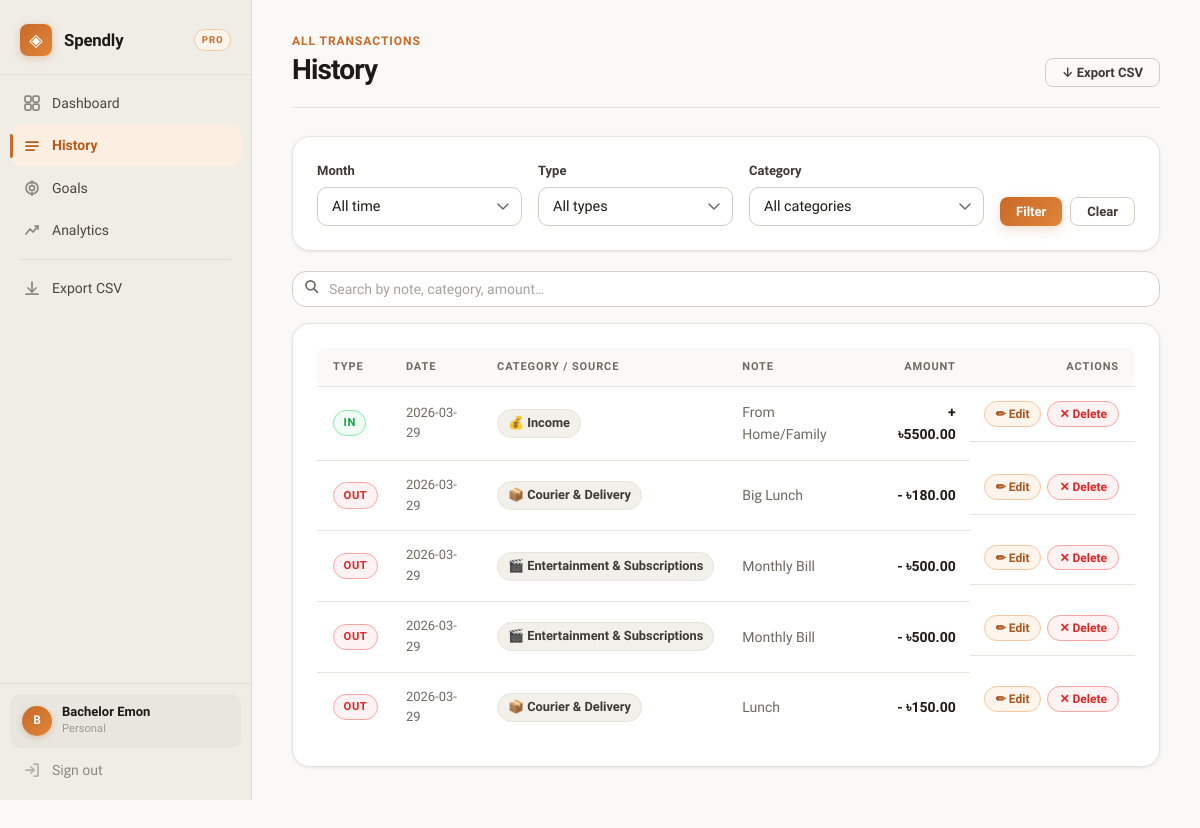
Screenshot of /history (signed in) with the database file from the repository.
### tables this page shows
CREATE TABLE incomes (
            id INTEGER PRIMARY KEY AUTOINCREMENT,
            user_id INTEGER NOT NULL,
            amount REAL NOT NULL,
            description TEXT,
            date TIMESTAMP DEFAULT CURRENT_TIMESTAMP,
            FOREIGN KEY (user_id) REFERENCES users (id) ON DELETE CASCADE
        );

CREATE TABLE expenses (
            id INTEGER PRIMARY KEY AUTOINCREMENT,
            user_id INTEGER NOT NULL,
            category_id INTEGER NOT NULL,
            amount REAL NOT NULL,
            description TEXT,
            date TIMESTAMP DEFAULT CURRENT_TIMESTAMP,
            FOREIGN KEY (user_id) REFERENCES users (id) ON DELETE CASCADE,
            FOREIGN KEY (category_id) REFERENCES categories (id)
        );

CREATE TABLE categories (
            id INTEGER PRIMARY KEY AUTOINCREMENT,
            name TEXT UNIQUE NOT NULL,
            icon TEXT DEFAULT '💸'
        );

### app/routes/transactions.py (the view)
@transactions_bp.route("/history")
def history():
    if "user_id" not in session:
        return redirect(url_for("auth.login"))
    uid = session["user_id"]
    conn = get_db()
    filter_month = request.args.get("month", "")
    filter_cat = request.args.get("category_id", "")
    filter_type = request.args.get("type", "")
    expenses = []
    if not filter_type or filter_type == "expense":
        query = "SELECT e.id, e.date, c.name as category_name, c.icon as category_icon, e.amount, e.description, 'expense' as txn_type, e.category_id FROM expenses e JOIN categories c ON e.category_id = c.id WHERE e.user_id = ?"
        params = [uid]
        if filter_month:
            query += " AND strftime('%Y-%m', e.date) = ?"
            params.append(filter_month)
        if filter_cat:
            query += " AND e.category_id = ?"
            params.append(filter_cat)
        expenses_raw = conn.execute(query, params).fetchall()
        expenses = [dict(r) for r in expenses_raw]
    incomes = []
    if not filter_type or filter_type == "income":
        if not filter_cat:  # incomes don't have category_id
            query = "SELECT id, date, 'Income' as category_name, '💰' as category_icon, amount, description, 'income' as txn_type, NULL as category_id FROM incomes WHERE user_id = ?"
            params = [uid]
            if filter_month:
                query += " AND strftime('%Y-%m', date) = ?"
                params.append(filter_month)
            incomes_raw = conn.execute(query, params).fetchall()
            incomes = [dict(r) for r in incomes_raw]
    all_txns = sorted(expenses + incomes, key=lambda x: x["date"], reverse=True)
    categories = conn.execute("SELECT * FROM categories ORDER BY name").fetchall()
    income_months = conn.execute("SELECT DISTINCT strftime('%Y-%m', date) as m FROM incomes WHERE user_id=?", (uid,)).fetchall()
    expense_months = conn.execute("SELECT DISTINCT strftime('%Y-%m', date) as m FROM expenses WHERE user_id=?", (uid,)).fetchall()
    all_months = sorted(set(r["m"] for r in income_months) | set(r["m"] for r in expense_months), reverse=True)
    from flask import render_template
    return render_template("history.html", transactions=all_txns, categories=categories,
                           filter_month=filter_month, filter_cat=filter_cat, filter_type=filter_type,
                           all_months=all_months)

### app/database/connection.py (called while the page is built)
def get_db():
    if 'db' not in g:
        is_postgres = current_app.config.get('IS_POSTGRES', False)
        if is_postgres:
            if not HAS_PSYCHOG2:
                raise ImportError("PostgreSQL is requested but psycopg2 is not installed.")
            conn = psycopg2.connect(current_app.config['DATABASE_URI'])
            g.db = DBConnection(conn, is_postgres=True)
        else:
            conn = sqlite3.connect(current_app.config['DATABASE_SQLITE'])
            conn.row_factory = sqlite3.Row
            g.db = DBConnection(conn, is_postgres=False)
    return g.db

    def execute(self, query, params=None):
        if self.is_postgres:
            query = query.replace('?', '%s')
            query = re.sub(r"strftime\s*\(\s*['\"]%Y-%m['\"]\s*,\s*(.*?)\)", r"TO_CHAR(\1, 'YYYY-MM')", query)
            query = re.sub(r"strftime\s*\(\s*['\"]%w['\"]\s*,\s*(.*?)\)", r"(EXTRACT(DOW FROM \1)::int)", query)
            query = re.sub(r"strftime\s*\(\s*['\"]%Y-%m-%d['\"]\s*,\s*(.*?)\)", r"(\1)::date::text", query)
            cursor = self.connection.cursor(cursor_factory=RealDictCursor)
        else:
            cursor = self.connection.cursor()
        if params:
            cursor.execute(query, params)
        else:
            cursor.execute(query)
        return cursor

    def close(self):
        self.connection.close()

### app/templates/history.html (shortened to what this page needs)
{% extends "base.html" %}
{% block content %}
<div class="page-header">
  <div class="page-header-left">
    <p class="page-eyebrow">All transactions</p>
    <h1 class="page-title">History</h1>
  </div>
  <div class="page-header-right">
    <a href="{{ url_for('export.export_transactions') }}" class="btn btn-ghost btn-sm">↓ Export CSV</a>
  </div>
</div>
<div class="card card-pad" style="margin-bottom:1.25rem">
  <form method="GET" action="{{ url_for('transactions.history') }}"
        style="display:flex;gap:1rem;align-items:flex-end;flex-wrap:wrap">
    <div class="form-group" style="flex:1 1 150px;margin-bottom:0">
      <label>Month</label>
      <select name="month" class="form-input">
        <option value="">All time</option>
      </select>
    </div>
    <div class="form-group" style="flex:1 1 140px;margin-bottom:0">
      <label>Type</label>
      <select name="type" class="form-input">
        <option value="">All types</option>
      </select>
    </div>
    <div class="form-group" style="flex:1 1 180px;margin-bottom:0">
      <label>Category</label>
      <select name="category_id" class="form-input">
        <option value="">All categories</option>
      </select>
    </div>
    <div style="display:flex;gap:0.5rem;flex-shrink:0;padding-bottom:0.05rem">
      <button type="submit" class="btn btn-primary btn-sm">Filter</button>
      <a href="{{ url_for('transactions.history') }}" class="btn btn-ghost btn-sm">Clear</a>
    </div>
  </form>
</div>
<div class="search-bar-wrap" style="margin-bottom:1rem">
  <span class="search-icon">
  </span>
  <input type="text" id="txnSearch" class="search-bar" placeholder="Search by note, category, amount…" autocomplete="off">
</div>
<div class="table-card">
  <div class="table-responsive">
    <table class="dash-table">
      <thead>
        <tr>
          <th>Type</th>
          <th>Date</th>
          <th>Category / Source</th>
          <th>Note</th>
          <th class="text-right">Amount</th>
          <th class="text-right">Actions</th>
        </tr>
      </thead>
      <tbody>
        {% for txn in transactions %}
        <tr>
          <td>
            {% if txn.txn_type == 'expense' %}
            <span class="tag tag-out">Out</span>
            {% else %}
            <span class="tag tag-in">In</span>
            {% endif %}
          </td>
          <td style="color:var(--ink-3);font-size:0.8125rem">{{ txn.date|format_date }}</td>
          <td><span class="cat-pill">{{ txn.category_icon }} {{ txn.category_name }}</span></td>
          <td style="color:var(--ink-3)">{{ txn.description or '—' }}</td>
          <td class="text-right {% if txn.txn_type == 'expense' %}amount-out{% else %}amount-in{% endif %}">
            {% if txn.txn_type == 'expense' %}-{% else %}+{% endif %} ৳{{ "%.2f"|format(txn.amount) }}
          </td>
          <td class="text-right actions-cell">
            {% if txn.txn_type == 'expense' %}
            <button class="action-btn edit-btn"
              onclick="openExpenseModal({{ txn.id }}, '{{ txn.date|format_date }}', {{ txn.category_id or 0 }}, {{ txn.amount }}, {{ txn.description|tojson|forceescape }})">✏ Edit</button>
            <button class="action-btn delete-btn"
              data-url="{{ url_for('transactions.delete_expense', id=txn.id) }}"
              data-msg="Delete ৳{{ '%.2f'|format(txn.amount) }} ({{ txn.category_name }}) expense?"
              onclick="openDeleteModal(this)">✕ Delete</button>
            {% else %}
            <button class="action-btn edit-btn"
              onclick="openIncomeModal({{ txn.id }}, '{{ txn.date|format_date }}', {{ txn.amount }}, {{ txn.description|tojson|forceescape }})">✏ Edit</button>
            <button class="action-btn delete-btn"
              data-url="{{ url_for('transactions.delete_income', id=txn.id) }}"
              data-msg="Delete ৳{{ '%.2f'|format(txn.amount) }} income?"
              onclick="openDeleteModal(this)">✕ Delete</button>
            {% endif %}
          </td>
        </tr>
        {% else %}
        <tr>
          <td colspan="6" class="text-center empty-state">No transactions found for these filters.</td>
        </tr>
        {% endfor %}
      </tbody>
    </table>
  </div>
</div>
{% endblock %}

### app/templates/base.html (shortened to what this page needs)
<!DOCTYPE html>
<html lang="en">
<head>
  <link rel="stylesheet" href="{{ url_for('static', filename='css/style.css') }}">
</head>
<body>
{% if session.get('user_id') %}
<div class="app-shell">
  <aside class="sidebar" id="sidebar">
    <div class="sb-brand">
      <div class="sb-brand-icon">◈</div>
      <div>
        <div class="sb-brand-name">Spendly</div>
      </div>
      <span class="sb-brand-badge" style="margin-left:auto">Pro</span>
    </div>
    <nav class="sb-nav">
      <a href="{{ url_for('dashboard.index') }}"
         class="sb-item {% if request.endpoint == 'dashboard.index' %}active{% endif %}">
        <span class="sb-icon">
        </span>
        Dashboard
      </a>
      <a href="{{ url_for('transactions.history') }}"
         class="sb-item {% if request.endpoint == 'transactions.history' %}active{% endif %}">
        <span class="sb-icon">
          <svg width="16" height="16" viewBox="0 0 16 16" fill="none" stroke="currentColor" stroke-width="1.75" stroke-linecap="round">
            <line x1="2" y1="4" x2="14" y2="4"/><line x1="2" y1="8" x2="14" y2="8"/><line x1="2" y1="12" x2="10" y2="12"/>
          </svg>
        </span>
        History
      </a>
      <a href="{{ url_for('goals.index') }}"
         class="sb-item {% if request.endpoint == 'goals.index' %}active{% endif %}">
        <span class="sb-icon">
          <svg width="16" height="16" viewBox="0 0 16 16" fill="none" stroke="currentColor" stroke-width="1.75" stroke-linecap="round">
            <circle cx="8" cy="8" r="6"/><circle cx="8" cy="8" r="2.5"/>
            <line x1="8" y1="1" x2="8" y2="3.5"/><line x1="8" y1="12.5" x2="8" y2="15"/>
          </svg>
        </span>
        Goals
      </a>
      <a href="{{ url_for('analytics.index') }}"
         class="sb-item {% if request.endpoint == 'analytics.index' %}active{% endif %}">
        <span class="sb-icon">
          <svg width="16" height="16" viewBox="0 0 16 16" fill="none" stroke="currentColor" stroke-width="1.75" stroke-linecap="round" stroke-linejoin="round">
            <polyline points="2,12 6,7 9,10 14,4"/>
            <polyline points="11,4 14,4 14,7"/>
          </svg>
        </span>
        Analytics
      </a>
      <div class="sb-divider"></div>
      <a href="{{ url_for('export.export_transactions') }}" class="sb-item">
        <span class="sb-icon">
          <svg width="16" height="16" viewBox="0 0 16 16" fill="none" stroke="currentColor" stroke-width="1.75" stroke-linecap="round" stroke-linejoin="round">
            <path d="M4 8l4 4 4-4"/><line x1="8" y1="2" x2="8" y2="12"/><path d="M2 14h12"/>
          </svg>
        </span>
        Export CSV
      </a>
    </nav>
    <div class="sb-footer">
      <div class="sb-user">
        <div class="sb-user-avatar">{{ session.username[0]|upper }}</div>
        <div class="sb-user-info">
          <div class="sb-user-name">{{ session.username }}</div>
          <div class="sb-user-role">Personal</div>
        </div>
      </div>
      <a href="{{ url_for('auth.logout') }}" class="sb-item" style="opacity:0.6;margin-top:2px">
        <span class="sb-icon">
          <svg width="16" height="16" viewBox="0 0 16 16" fill="none" stroke="currentColor" stroke-width="1.75" stroke-linecap="round" stroke-linejoin="round">
            <path d="M10 2h3a1 1 0 011 1v10a1 1 0 01-1 1h-3"/><polyline points="7,11 10,8 7,5"/><line x1="10" y1="8" x2="2" y2="8"/>
          </svg>
        </span>
        Sign out
      </a>
    </div>
  </aside>
  <div class="page-content">
    <div class="page-body">
{% endif %}
{% block content %}{% endblock %}
{% if session.get('user_id') %}
    </div>
  </div>
</div>
{% endif %}
</body>
</html>

### rows the page displays
incomes: shows "IN", date "2026-03-29", category_icon "💰", category_name "Income", description "From Home/Family", amount "5500.00"
expenses: shows "OUT", date "2026-03-29", category_icon "📦", category_name "Courier & Delivery", description "Big Lunch", amount "180.00"
expenses: shows "OUT", date "2026-03-29", category_icon "🎬", category_name "Entertainment & Subscriptions", description "Monthly Bill", amount "500.00"
expenses: shows "OUT", date "2026-03-29", category_icon "🎬", category_name "Entertainment & Subscriptions", description "Monthly Bill", amount "500.00"
expenses: shows "OUT", date "2026-03-29", category_icon "📦", category_name "Courier & Delivery", description "Lunch", amount "150.00"

### other values shown
{{ session.username[0]|upper }} "B"
{{ session.username }} "Bachelor Emon"
